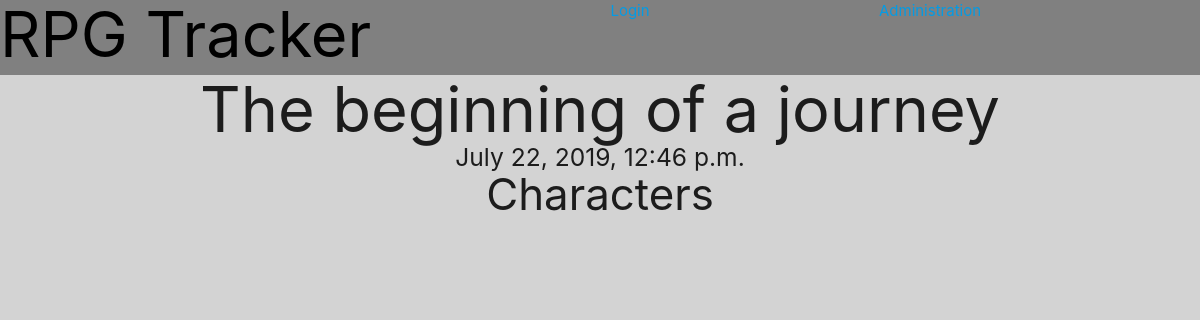
Before: /1/ with the older database file.
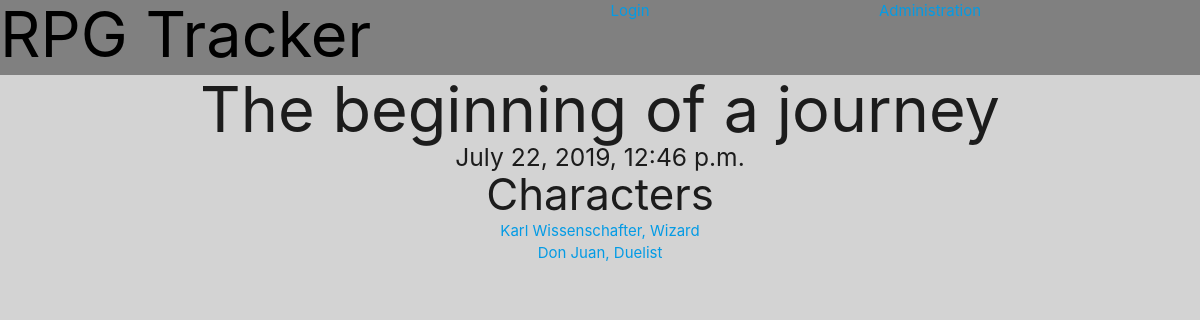
After: the same page with the newer database file.
### history/models.py (models this page shows, shortened)
class Session(models.Model):
    title = models.CharField('Title',max_length=200)
    game_date = models.DateTimeField('Date played', default=datetime.datetime.now)
    description = models.CharField(max_length=2000)
    game_master = models.ForeignKey(Player, on_delete=models.CASCADE)
    xp_for_all = models.IntegerField('Experience for all players', default=0)
    characters = models.ManyToManyField(Character, related_name='characters')

class Character(models.Model):
    player = models.ForeignKey(Player, on_delete=models.CASCADE, verbose_name='Player')
    name = models.CharField(max_length=200)
    creation_date = models.DateTimeField('Creation date', default=datetime.datetime.now)
    story = models.CharField(default='Once upon a time...', max_length=5000)
    career_path = models.CharField(max_length=50)
    career_level = models.PositiveIntegerField(default=1)
    total_xp = models.IntegerField(default=0)
    spent_xp = models.IntegerField(default=0)

### history/views.py (the view)
# urls.py: path('<int:pk>/', views.SessionView.as_view(), name='session_detail'),
class SessionView(generic.DetailView):
    template_name = 'history/session.html'
    model = Session

### history/templates/history/session.html
{% extends "history/basic.html" %}
{% block content %}
<h1>{{ session.title }}</h1>
<h5>{{ session.game_date}}
<h3>Characters</h3>
<ul>
{% for character in session.characters.all %}
<li><a href="{% url 'history:character' character.id %}">{{character.name}}, {{character.career_path}}</li>
{% endfor%}
</ul>
{% endblock %}

### history/templates/history/basic.html (shortened to what this page needs)
{% load static %}
<!DOCTYPE html>
<head>
<html lang="en">
<link rel="stylesheet" type="text/css" href="{% static 'history/style.css' %}">
<link rel="stylesheet" href="https://cdnjs.cloudflare.com/ajax/libs/materialize/1.0.0/css/materialize.min.css">
</head>
<menu class="navigation">
<h1 class="page_title"><a href="{% url 'history:index' %}">RPG Tracker</a></h1>
{% if user.is_authenticated %}
    <a href="{% url 'logout' %}" class="navis">Logout</a>
{% else %}
    <a href="{% url 'login' %}" class="navis">Login</a>
{% endif %}
<p class="navis"><a href="{% url 'admin:index'%}">Administration</a><p>
</menu>
<body>
<div id="content">
{% block content %}
{% endblock %}
</div>
</body>

### history/static/history/style.css (style rules this page uses)
* { margin: 0px !important; padding: 0px !important; }
.navigation { height:75px; background: grey; display: grid; grid-template-columns: 40% 25% 25% auto; vertical-align: center; }
.navis { text-align: center; }
.page_title a { color: black; }
.page_title { text-align: left; }
body { text-align: center; background-color: lightgray; }

Changed rows visible on the page:
now on this page (row edited): Character: name "Karl Wissenschafter", career_path "Wizard"
added Character: name "Don Juan", career_path "Duelist"
